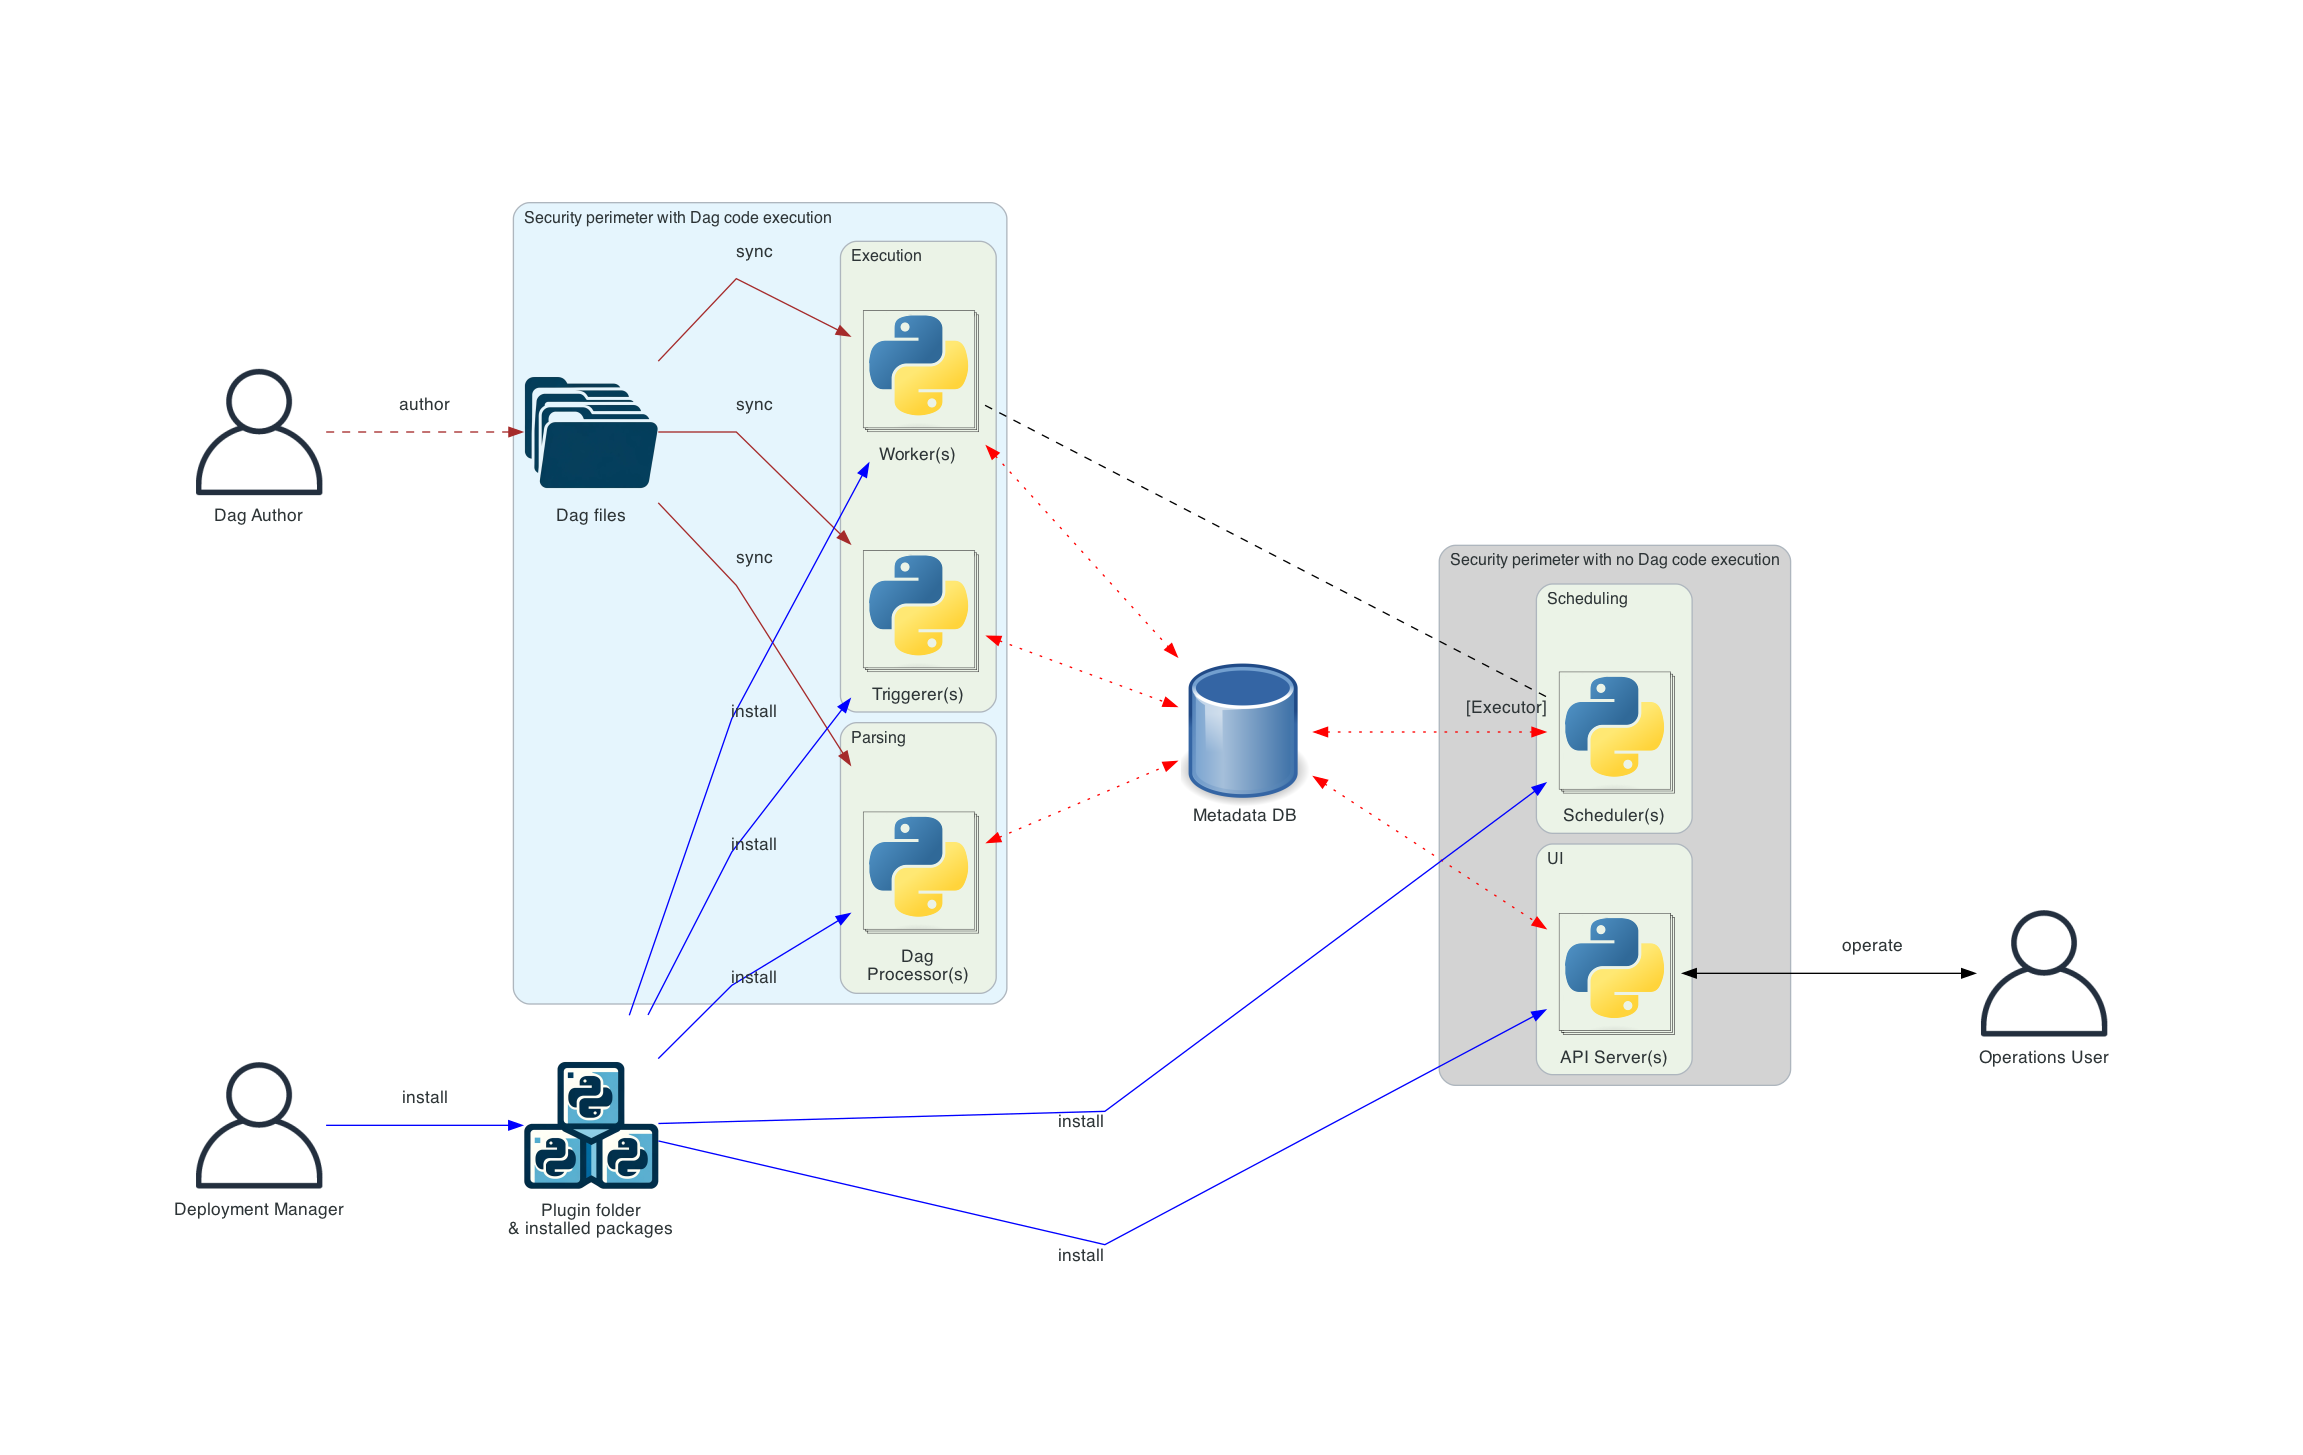

Write Python code to recreate this figure.
# Licensed to the Apache Software Foundation (ASF) under one
# or more contributor license agreements.  See the NOTICE file
# distributed with this work for additional information
# regarding copyright ownership.  The ASF licenses this file
# to you under the Apache License, Version 2.0 (the
# "License"); you may not use this file except in compliance
# with the License.  You may obtain a copy of the License at
#
#   http://www.apache.org/licenses/LICENSE-2.0
#
# Unless required by applicable law or agreed to in writing,
# software distributed under the License is distributed on an
# "AS IS" BASIS, WITHOUT WARRANTIES OR CONDITIONS OF ANY
# KIND, either express or implied.  See the License for the
# specific language governing permissions and limitations
# under the License.
# /// script
# requires-python = ">=3.10"
# dependencies = [
#    "rich>=13.6.0",
#    "diagrams>=0.23.4",
# ]
# ///
from __future__ import annotations

from pathlib import Path

from diagrams import Cluster, Diagram, Edge
from diagrams.custom import Custom
from diagrams.onprem.client import User
from rich.console import Console

MY_DIR = Path(__file__).parent
MY_FILENAME = Path(__file__).with_suffix("").name
AIRFLOW_SOURCES_ROOT = MY_DIR.parents[2]
DIAGRAMS_DIR = AIRFLOW_SOURCES_ROOT / "devel-common" / "src" / "docs" / "diagrams"
PYTHON_MULTIPROCESS_LOGO = DIAGRAMS_DIR / "python_multiprocess_logo.png"
PACKAGES_IMAGE = DIAGRAMS_DIR / "packages.png"
DATABASE_IMAGE = DIAGRAMS_DIR / "database.png"
MULTIPLE_FILES_IMAGE = DIAGRAMS_DIR / "multiple_files.png"
CONFIG_FILE = DIAGRAMS_DIR / "config_file.png"

console = Console(width=400, color_system="standard")

graph_attr = {
    "concentrate": "false",
    "splines": "line",
}

edge_attr = {
    "minlen": "2",
}


def generate_dag_processor_airflow_diagram():
    dag_processor_architecture_image_file = (MY_DIR / MY_FILENAME).with_suffix(".png")
    console.print(f"[bright_blue]Generating architecture image {dag_processor_architecture_image_file}")
    with Diagram(
        name="",
        show=False,
        direction="LR",
        filename=MY_FILENAME,
        outformat="png",
        graph_attr=graph_attr,
        edge_attr=edge_attr,
    ):
        operations_user = User("Operations User")
        deployment_manager = User("Deployment Manager")

        with Cluster("Security perimeter with no Dag code execution", graph_attr={"bgcolor": "lightgrey"}):
            with Cluster("Scheduling\n\n"):
                schedulers = Custom("Scheduler(s)", PYTHON_MULTIPROCESS_LOGO.as_posix())

            with Cluster("UI"):
                webservers = Custom("API Server(s)", PYTHON_MULTIPROCESS_LOGO.as_posix())

        webservers >> Edge(color="black", style="solid", reverse=True, label="operate\n\n") >> operations_user

        metadata_db = Custom("Metadata DB", DATABASE_IMAGE.as_posix())

        dag_author = User("Dag Author")

        with Cluster("Security perimeter with Dag code execution"):
            with Cluster("Execution"):
                workers = Custom("Worker(s)", PYTHON_MULTIPROCESS_LOGO.as_posix())
                triggerer = Custom("Triggerer(s)", PYTHON_MULTIPROCESS_LOGO.as_posix())
            with Cluster("Parsing"):
                dag_processors = Custom("Dag\nProcessor(s)", PYTHON_MULTIPROCESS_LOGO.as_posix())
            dag_files = Custom("Dag files", MULTIPLE_FILES_IMAGE.as_posix())

        plugins_and_packages = Custom("Plugin folder\n& installed packages", PACKAGES_IMAGE.as_posix())

        dag_author >> Edge(color="brown", style="dashed", reverse=False, label="author\n\n") >> dag_files
        (
            deployment_manager
            >> Edge(color="blue", style="solid", reverse=False, label="install\n\n")
            >> plugins_and_packages
        )

        workers - Edge(color="black", style="dashed", headlabel="[Executor]") - schedulers

        plugins_and_packages >> Edge(color="blue", style="solid", label="install") >> workers
        plugins_and_packages >> Edge(color="blue", style="solid", label="install") >> dag_processors
        plugins_and_packages >> Edge(color="blue", style="solid", label="install") >> triggerer

        plugins_and_packages >> Edge(color="blue", style="solid", label="install") >> schedulers
        plugins_and_packages >> Edge(color="blue", style="solid", label="install") >> webservers

        metadata_db >> Edge(color="red", style="dotted", reverse=True) >> webservers
        metadata_db >> Edge(color="red", style="dotted", reverse=True) >> schedulers
        dag_processors >> Edge(color="red", style="dotted", reverse=True) >> metadata_db
        workers >> Edge(color="red", style="dotted", reverse=True) >> metadata_db
        triggerer >> Edge(color="red", style="dotted", reverse=True) >> metadata_db

        dag_files >> Edge(color="brown", style="solid", label="sync\n\n") >> workers
        dag_files >> Edge(color="brown", style="solid", label="sync\n\n") >> dag_processors
        dag_files >> Edge(color="brown", style="solid", label="sync\n\n") >> triggerer
    console.print(f"[green]Generating architecture image {dag_processor_architecture_image_file}")


if __name__ == "__main__":
    generate_dag_processor_airflow_diagram()
